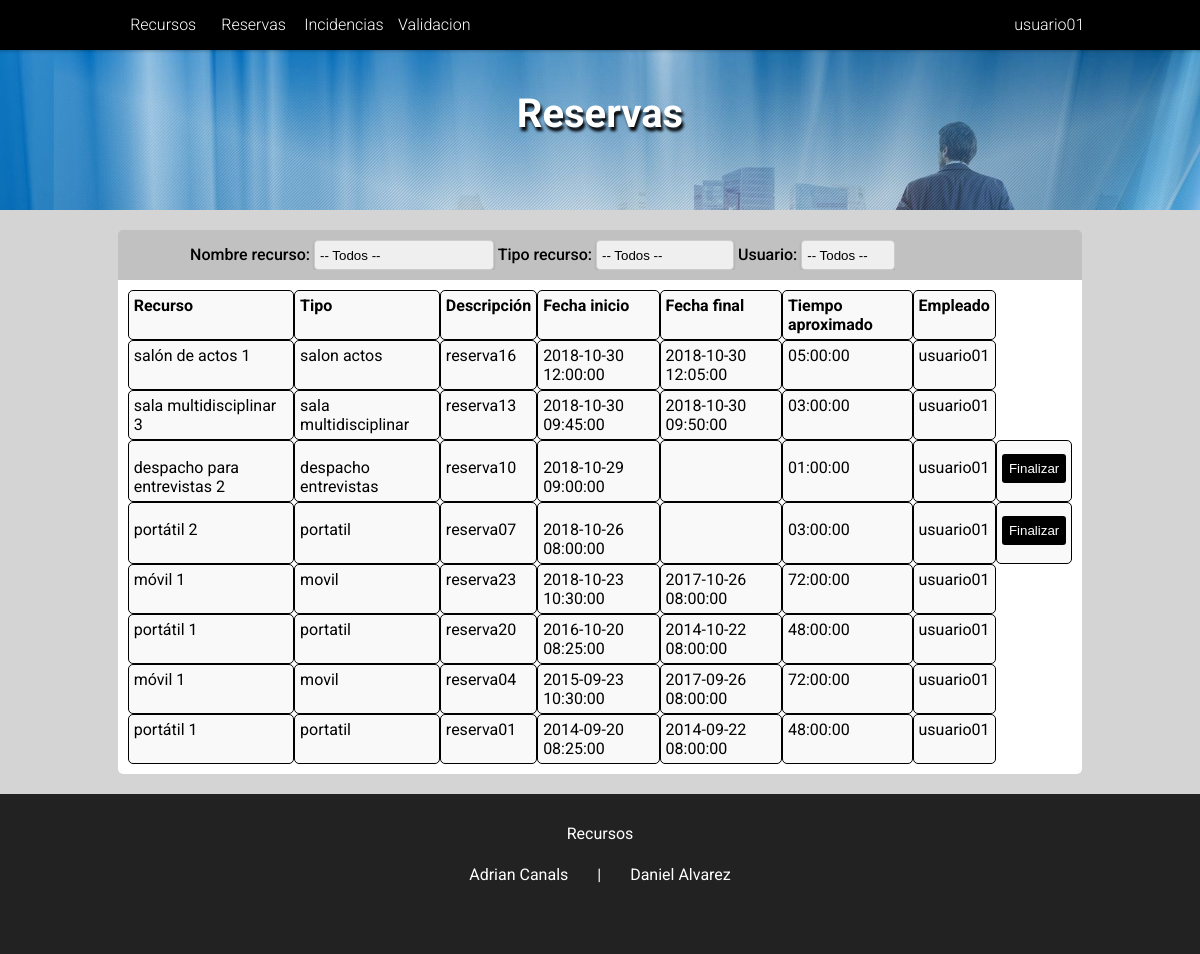
Page /PaginaWeb/index.php?mostrar=reservas&idUsu=2 (signed in) on the earlier database version.
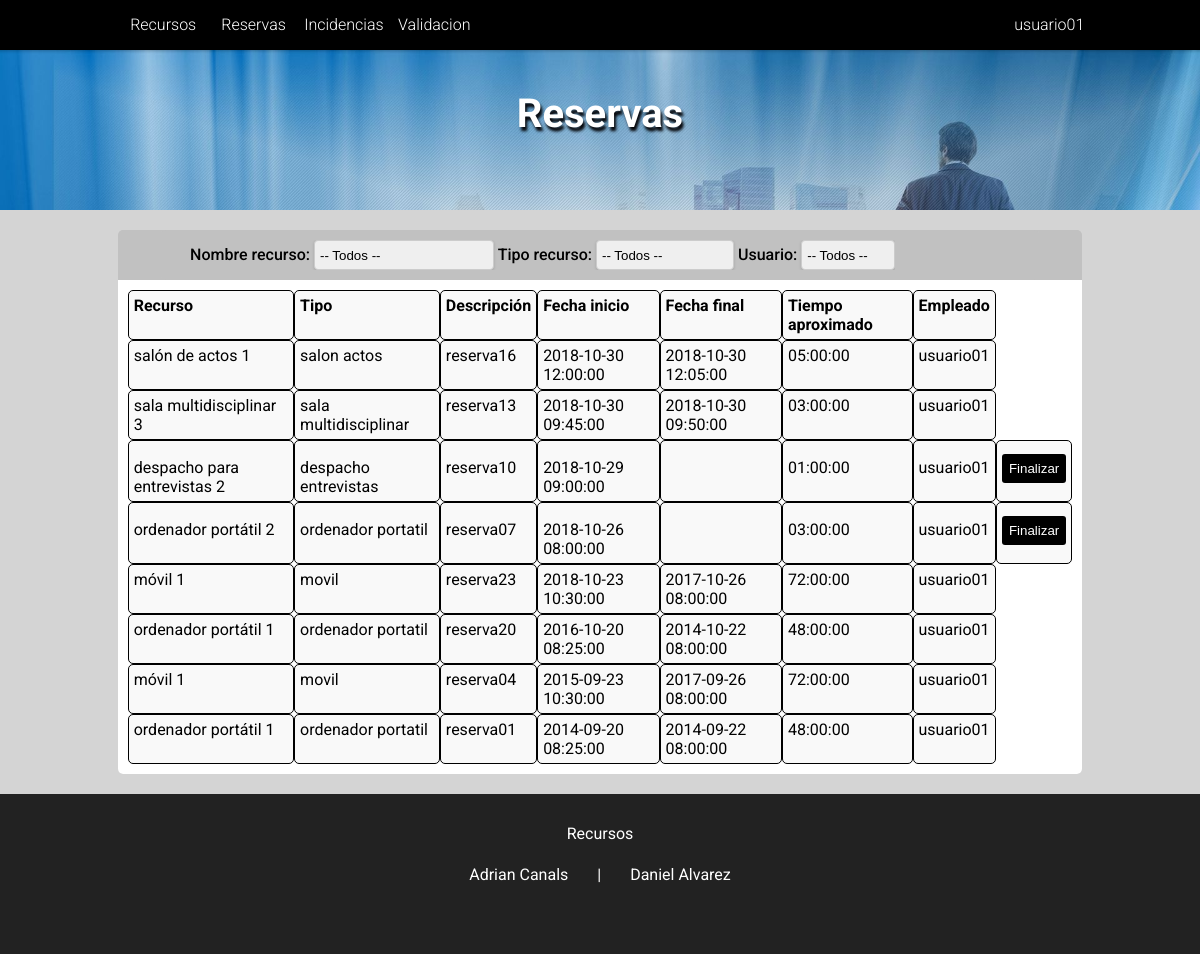
Same page on the later database version.
### tables this page shows
CREATE TABLE IF NOT EXISTS `tbl_reserva` (
`id_reserva` int(11) NOT NULL AUTO_INCREMENT,
`descripcion_reserva` text DEFAULT NULL,
`fechaInicio_reserva` DATETIME DEFAULT CURRENT_TIMESTAMP,
`fechaFinal_reserva` DATETIME DEFAULT NULL,
`tiempoEstimado_reserva` TIME DEFAULT NULL,
`modoFinalizacion_reserva` ENUM('bien', 'incidencia', 'cancelada') DEFAULT NULL,
`id_empleado` int(11) DEFAULT NULL,
`id_recurso` int(11) DEFAULT NULL,
PRIMARY KEY (`id_reserva`),
UNIQUE KEY `fechaInicio_idRecurso` (`fechaInicio_reserva`, `id_recurso`)
);

CREATE TABLE IF NOT EXISTS `tbl_recurso` (
`id_recurso` int(11) NOT NULL AUTO_INCREMENT,
`rutaArchivos_recurso` varchar(100) DEFAULT 'assets/images/recursos/',
`nombreArchivos_recurso` varchar(100) DEFAULT NULL,
`extensionArchivos_recurso` varchar(10) DEFAULT '.jpg',
`nombre_recurso` varchar(100) DEFAULT NULL,
`descripcion_recurso` text DEFAULT NULL,
`disp_recurso` ENUM('si', 'no') DEFAULT 'si',
`id_tipoRecurso` int(11) DEFAULT NULL,
PRIMARY KEY (`id_recurso`)
);

CREATE TABLE IF NOT EXISTS `tbl_tipoRecurso` (
`id_tipoRecurso` int(11) NOT NULL AUTO_INCREMENT,
`nombre_tipoRecurso` varchar(100) DEFAULT NULL,
PRIMARY KEY (`id_tipoRecurso`)
);

CREATE TABLE IF NOT EXISTS `tbl_empleado` (
`id_empleado` int(11) NOT NULL AUTO_INCREMENT,
`email_empleado` varchar(100) DEFAULT NULL,
`usuario_empleado` varchar(100) DEFAULT NULL,
`password_empleado` varchar(255) DEFAULT NULL,
`nombre_empleado` varchar(100) DEFAULT NULL,
`apellido_empleado` varchar(100) DEFAULT NULL,
`grupo_empleado` ENUM('usuarios', 'administradores') DEFAULT 'usuarios',
PRIMARY KEY (`id_empleado`),
UNIQUE KEY `email_empleado` (`email_empleado`),
UNIQUE KEY `usuario_empleado` (`usuario_empleado`)
);

### PaginaWeb/php/filtrosReservas.php (the view, shortened to what this page needs)
<div class="contenedorFiltros">
	<form class="filtro" method="GET" action="index.php">
		<label>Nombre recurso:</label>
		<select class="filtro" name="filtrarReservaNombre" onchange="submit()">
			<option value="" selected="">-- Todos --</option>
		</select>
		<label>Tipo recurso:</label>
		<select class="filtro" name="filtrarReservaTipoRecurso" onchange="submit()">
			<option value="" selected="">-- Todos --</option>
		</select>
		<label>Usuario:</label>
		<select class="filtro" name="filtrarReservaUsuario" onchange="submit()">
			<option value="" selected="">-- Todos --</option>
		</select>
	</form>
</div>

### PaginaWeb/php/reservas.php (shortened to what this page needs)
<article>
	<?php
		if (isset($_REQUEST['idUsu'])) {
			$us=$_REQUEST['idUsu'];
			$query = "SELECT * FROM tbl_reserva INNER JOIN `tbl_recurso` ON `tbl_reserva`.`id_recurso` = `tbl_recurso`.`id_recurso` INNER JOIN `tbl_empleado` ON `tbl_reserva`.`id_empleado` = `tbl_empleado`.`id_empleado` INNER JOIN `tbl_tiporecurso` ON `tbl_recurso`.`id_tipoRecurso` = `tbl_tiporecurso`.`id_tipoRecurso` WHERE `tbl_empleado`.`id_empleado`='$us' ORDER BY `fechaInicio_reserva` DESC";
			$consulta=mysqli_query($link, $query);
			$boton = true;
		}
		echo "<div class='contenedorFiltros'>";
			include "php/filtrosReservas.php";
			echo "<div class='tabla'>";
				if(mysqli_num_rows($consulta)>0) {
					echo "<div class='fila encabezado'>";
						echo "<div class='columna noRecursos'>Recurso</div>";
						echo "<div class='columna noRecursos'>Tipo</div>";
						echo "<div class='columna noRecursos'>Descripción</div>";
						echo "<div class='columna noRecursos'>Fecha inicio</div>";
						echo "<div class='columna noRecursos'>Fecha final</div>";
						echo "<div class='columna noRecursos'>Tiempo aproximado</div>";
						echo "<div class='columna noRecursos'>Empleado</div>";
					echo "</div>";
					while($array = mysqli_fetch_array($consulta)) {
						$idReserva = $array['id_reserva'];
						$descripcion = $array['descripcion_reserva'];
						$fechaInicio = $array['fechaInicio_reserva'];
						$fechaFin = $array['fechaFinal_reserva'];
						$tiempoEstimado = $array['tiempoEstimado_reserva'];
						$modoFinalizacion = $array['modoFinalizacion_reserva'];
						$recurso = $array['nombre_recurso'];
						$tipo = $array['nombre_tipoRecurso'];
						$empleado = $array['usuario_empleado'];
						echo "<div class='fila'>";
							echo "<div class='columna noRecursos'>$recurso</div>";
							echo "<div class='columna noRecursos'>$tipo</div>";
							echo "<div class='columna noRecursos'>$descripcion</div>";
							echo "<div class='columna noRecursos'>$fechaInicio</div>";
							echo "<div class='columna noRecursos'>$fechaFin</div>";
							echo "<div class='columna noRecursos'>$tiempoEstimado</div>";
							echo "<div class='columna noRecursos'>$empleado</div>";
							$queryBoton="SELECT * FROM `tbl_reserva` INNER JOIN `tbl_recurso` ON `tbl_reserva`.`id_recurso`=`tbl_recurso`.`id_recurso` WHERE `id_reserva` = '$idReserva'";
							$consultaBoton = mysqli_query($link, $queryBoton);
							if(mysqli_num_rows($consulta)>0) {
								while($arrayBoton = mysqli_fetch_array($consultaBoton)) {
									$idRecurso = $arrayBoton['id_recurso'];
									if ($boton && $modoFinalizacion==NULL) {
										echo "<div class='columna noRecursos'><a href='index.php?mostrar=reservas&idRecursoFinalizar=$idRecurso&idUsu=2&idReserva=$idReserva'><input class='añadir-lista' type='button' value='Finalizar'></a></div>";
									}
								}
							}
						echo "</div>";
					}
				} else {
					echo "Aun no hay reservas";
				}
			echo "</div>";
		echo "</div>";
	?>
</article>

Differences in the rows shown:
changed through a linked row, tbl_reserva "reserva07": id_recurso.nombre_recurso "portátil 2" → "ordenador portátil 2"; tbl_tiporecurso.nombre_tipoRecurso "portatil" → "ordenador portatil"
changed through a linked row, tbl_reserva "reserva20": id_recurso.nombre_recurso "portátil 1" → "ordenador portátil 1"; tbl_tiporecurso.nombre_tipoRecurso "portatil" → "ordenador portatil"
changed through a linked row, tbl_reserva "reserva01": id_recurso.nombre_recurso "portátil 1" → "ordenador portátil 1"; tbl_tiporecurso.nombre_tipoRecurso "portatil" → "ordenador portatil"
